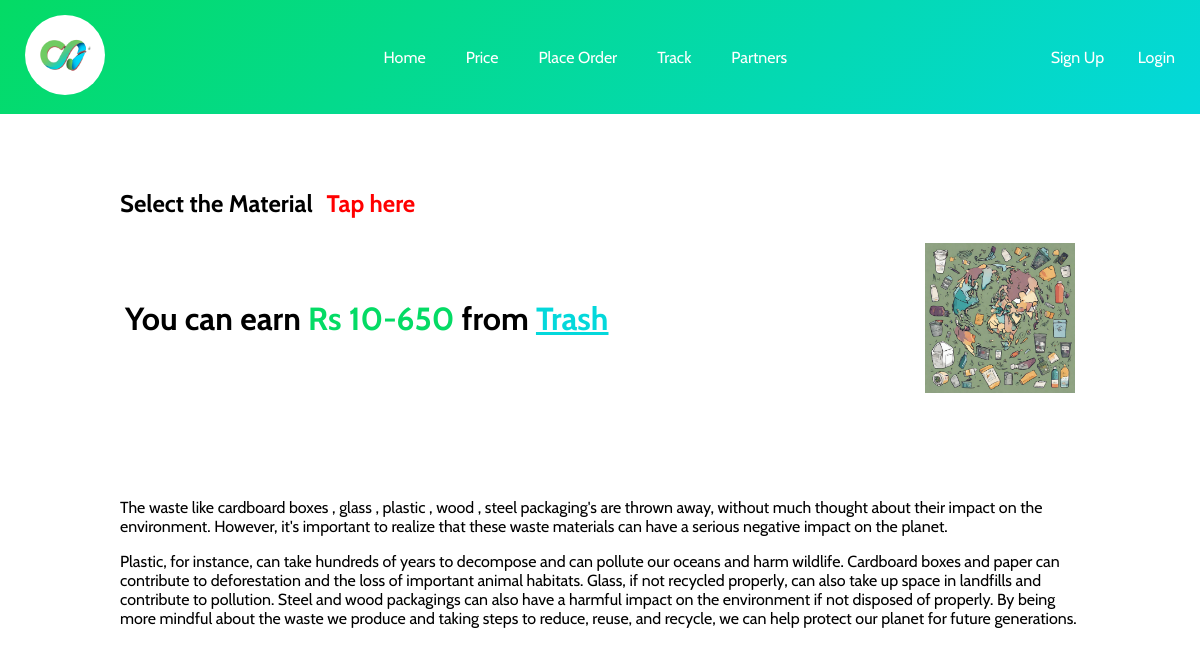
Page /price-list/ on the committed database.
### business/models.py (models this page shows, shortened)
class ItemList(models.Model):
      material=models.CharField(max_length=200)
      price=models.CharField(max_length=10)
      ItemImage=models.ImageField(upload_to='ItemImage/')

### business/views.py (the view)
# urls.py: path('price-list/',views.price_list,name="price_list"),
def price_list(request):
    priceList= ItemList.objects.all()
    material=ItemList.objects.get(pk=6)
    return render(request,'price_list.html',{'items':priceList , 'material':material})

### templates/price_list.html (shortened to what this page needs)
<!DOCTYPE html>
{% load static %}
<html lang="en">
<head>
</head>
<body>
  <nav>
    <div >
      <a href="{% url 'home' %}"><img src="{% static 'images/Dailelogo.png' %}" class="logo" alt="Logo" ></a>
    </div>
    <div class="links">
      <a href="{% url 'home' %}">Home</a>
      <a href="{% url 'price_list' %}">Price</a>
      <a href="{% url 'order_entry' %}">Place Order</a>
      <a href="{% url 'task_page' %}">Track</a>
      <a href="#">Partners</a>
    </div>
    <div class="right-links">
      <a href="#" >Sign Up</a>
      <a href="#" >Login</a>
    </div>
  </nav>
    <div class="price-block">
    <h2>Select the Material</h2>
    <div class="dropdown">
        <h2  class="dropdown-toggle">Tap here</h2>
      </div>
<div class="list_view">
    <h1>You can earn <span class="price-tag">Rs {{ material.price }}  </span> from <span class="material-tag">{{ material.material }}</span>  </h1>
    <img src="{{ material.ItemImage.url }}" alt="{{ material.material }}">
  </div>
  <div class="text-block">
    <p>The waste like  cardboard boxes , glass , plastic , wood , steel packaging's are thrown away, without much thought about their impact on the environment.
    However, it's important to realize that these waste materials can have a serious negative impact on the planet. </p>
      <p>Plastic, for instance, can take hundreds of years to decompose and can pollute our oceans and harm wildlife.
      Cardboard boxes and paper can contribute to deforestation and the loss of important animal habitats. Glass, if not recycled properly, can also take up space in landfills and contribute to pollution. Steel and wood packagings can also have a harmful impact on the environment if not disposed of properly. By being more mindful about the waste we produce and taking steps to reduce, reuse, and recycle, we can help protect our planet for future generations.</p>
  </div>
</div>
</body>
</html>

### templates/price_list.html (style rules this page uses)
body { font-family: Arial, sans-serif; margin: 0; padding: 0; font-family: 'Cabin', sans-serif; }
nav { background: linear-gradient(135deg, #04db65, #04d8db); display: flex; align-items: center; justify-content: space-between; margin-bottom: 50px; padding: 10px; }
nav a { text-decoration: none; color:#fff; padding: 10px; transition: transform 0.3s ease; }
.logo { margin-right: auto; background-color: #fff; margin: 5px; margin-right: 20px; height: 80px; width: 80px; border-radius: 50%; cursor: pointer; }
.links { margin-left:0px 100px; display: flex; justify-content: center; align-items: center; flex-grow: 2; }
.links a { margin-left: 10px; margin-right: 10px; cursor: pointer; }
.right-links { margin-left: auto; cursor: pointer; }
.right-links a { margin-left: 5px; margin-right: 5px; color:#fff; border-radius: 30px; transition: transform 0.3s ease; }
h2 { display: inline-block; margin: 10px 0; }
.price-block { width: 80%; padding: 5px; height: max-content; margin: auto; align-self: center; }
.text-block { margin-top: 100px; }
.dropdown { position: relative; display: inline-block; }
.dropdown-toggle { text-decoration: none; padding: 10px; display: block; color: red; border-radius: 4px; cursor: pointer; }
.price-tag { color:#04db65 ; }
.material-tag { text-decoration: underline; color: #04d8db; }
.list_view { display: flex; align-items: center; padding: 5px; }
.list_view h1 { flex: 1; }
.list_view img { width: auto; height: 150px; }

### rows in the picture
ItemList: price "10-650", material "Trash", ItemImage (picture)
